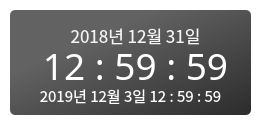
   <widget class="QFrame" name="frame_2">
    <property name="geometry">
     <rect>
      <x>755</x>
      <y>0</y>
      <width>261</width>
      <height>121</height>
     </rect>
    </property>
    <property name="styleSheet">
     <string notr="true">background:transparent</string>
    </property>
    <property name="frameShape">
     <enum>QFrame::StyledPanel</enum>
    </property>
    <property name="frameShadow">
     <enum>QFrame::Raised</enum>
    </property>
    <widget class="QLabel" name="time_date">
     <property name="geometry">
      <rect>
       <x>50</x>
       <y>20</y>
       <width>171</width>
       <height>31</height>
      </rect>
     </property>
     <property name="font">
      <font>
       <family>나눔스퀘어</family>
       <pointsize>13</pointsize>
       <weight>50</weight>
       <bold>false</bold>
      </font>
     </property>
     <property name="styleSheet">
      <string notr="true">background:transparent;
color:rgb(245,245,245)
</string>
     </property>
     <property name="text">
      <string>2018년 12월 31일</string>
     </property>
     <property name="alignment">
      <set>Qt::AlignCenter</set>
     </property>
    </widget>
    <widget class="QLabel" name="cur_time">
     <property name="geometry">
      <rect>
       <x>30</x>
       <y>45</y>
       <width>211</width>
       <height>41</height>
      </rect>
     </property>
     <property name="font">
      <font>
       <family>나눔스퀘어</family>
       <pointsize>28</pointsize>
       <weight>50</weight>
       <bold>false</bold>
      </font>
     </property>
     <property name="styleSheet">
      <string notr="true">color:white</string>
     </property>
     <property name="text">
      <string>12 : 59 : 59</string>
     </property>
     <property name="alignment">
      <set>Qt::AlignCenter</set>
     </property>
    </widget>
    <widget class="QLabel" name="label_28">
     <property name="geometry">
      <rect>
       <x>10</x>
       <y>10</y>
       <width>241</width>
       <height>105</height>
      </rect>
     </property>
     <property name="styleSheet">
      <string notr="true">background:qlineargradient(spread:pad, x1:0.3, y1:0.3, x2:1, y2:1, stop:0 rgba(55, 55, 55, 200), stop:1 rgba(25, 25, 25, 234));
border-radius:5px;</string>
     </property>
     <property name="text">
      <string/>
     </property>
    </widget>
    <widget class="QLabel" name="sens_time">
     <property name="geometry">
      <rect>
       <x>20</x>
       <y>75</y>
       <width>221</width>
       <height>41</height>
      </rect>
     </property>
     <property name="font">
      <font>
       <family>나눔스퀘어 Light</family>
       <pointsize>11</pointsize>
       <weight>50</weight>
       <bold>false</bold>
      </font>
     </property>
     <property name="styleSheet">
      <string notr="true">color:white;</string>
     </property>
     <property name="text">
      <string>2019년 12월 3일 12 : 59 : 59</string>
     </property>
     <property name="alignment">
      <set>Qt::AlignCenter</set>
     </property>
    </widget>
    <zorder>label_28</zorder>
    <zorder>time_date</zorder>
    <zorder>cur_time</zorder>
    <zorder>sens_time</zorder>
   </widget>
